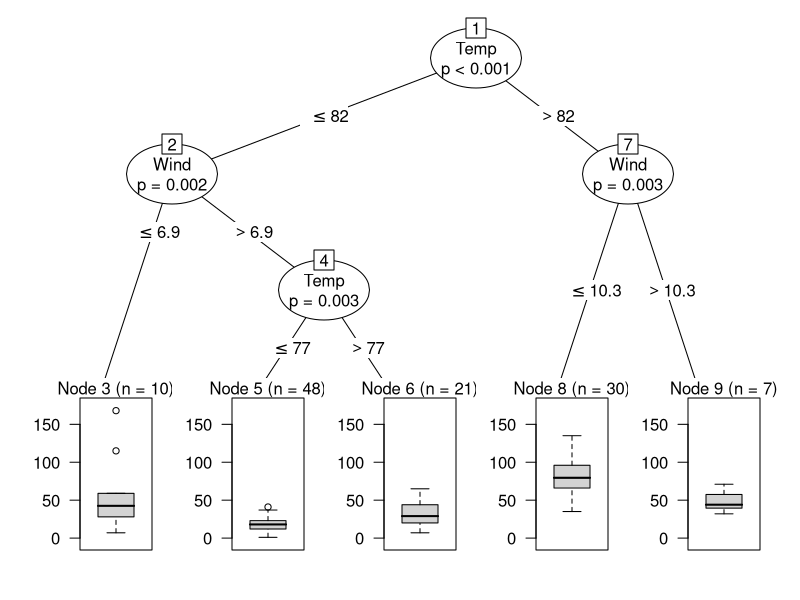
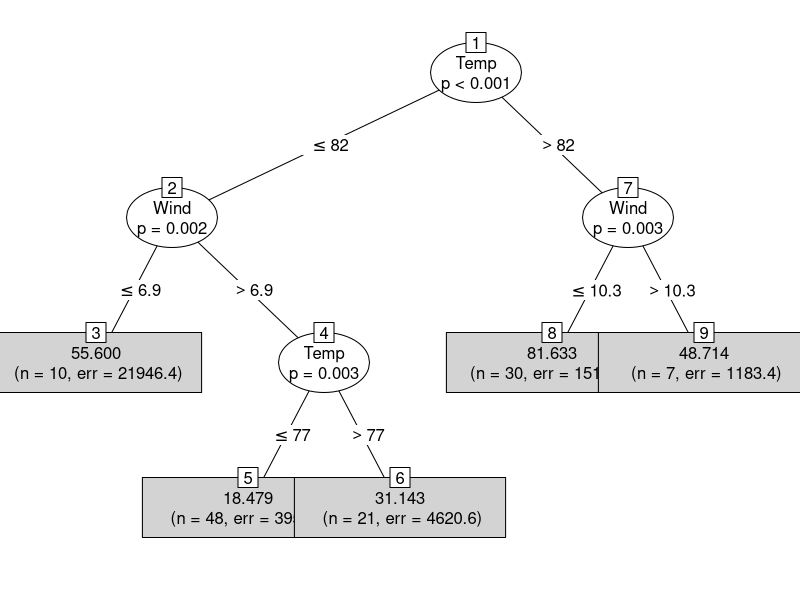
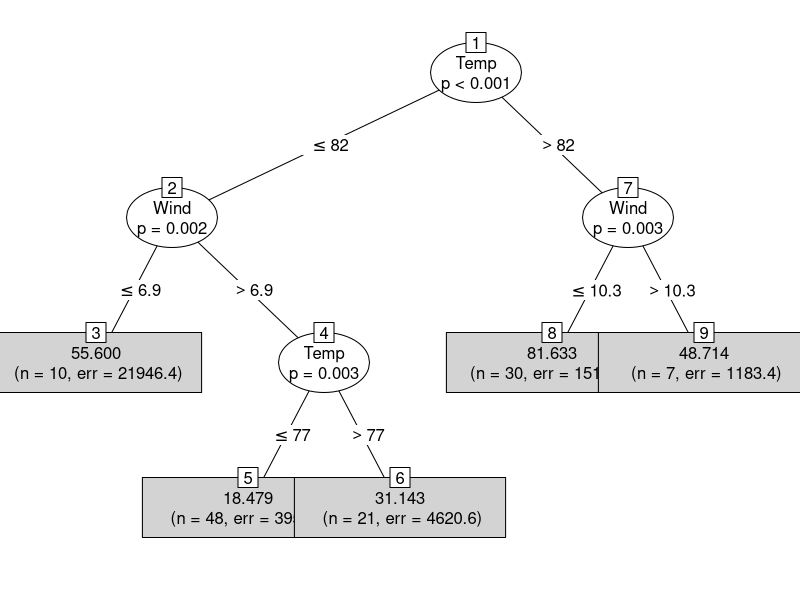
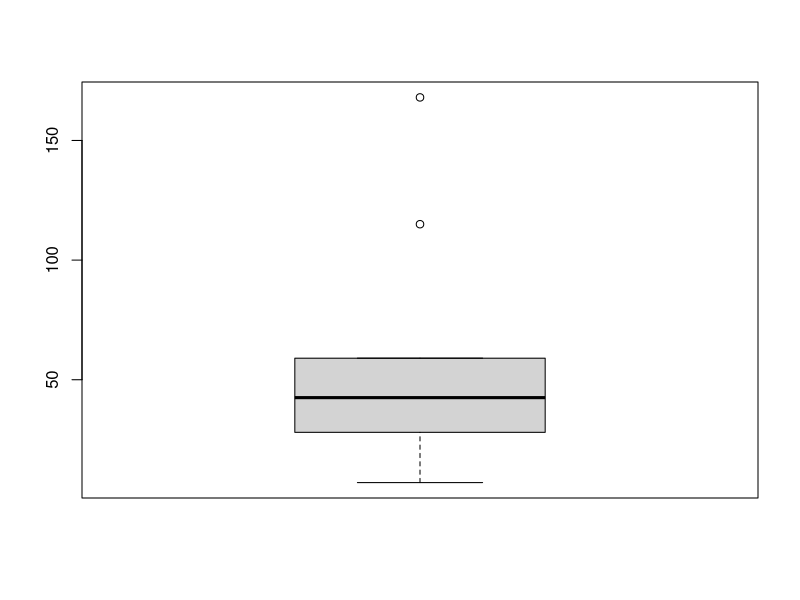
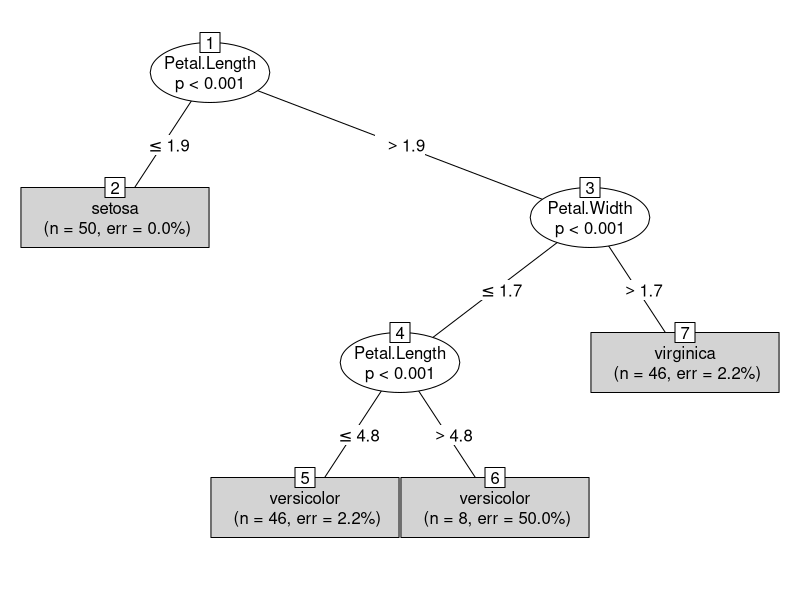
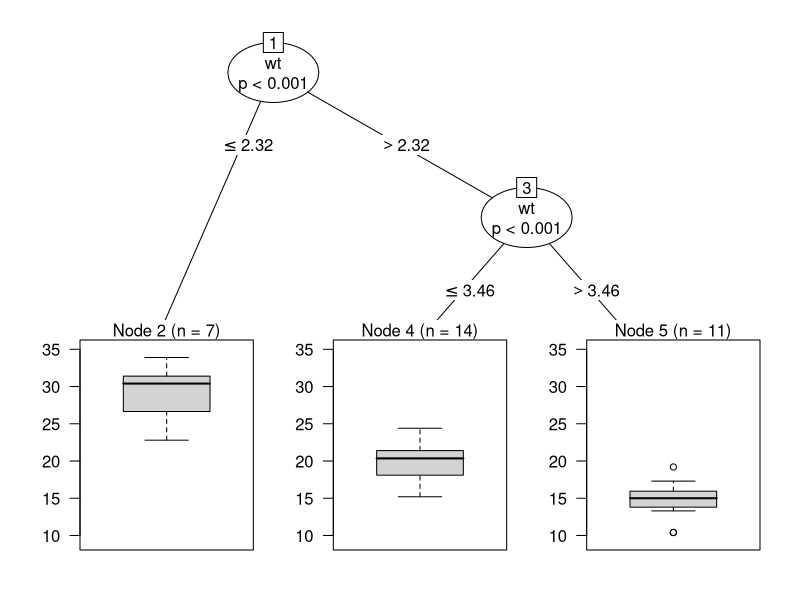

Reproduce these figures in R, in order.
#Decision Tree 2
#libraries - partykit, strucchange

#ctree - Classification and Regression
library(partykit) # use this to model, can also use party but that will give different output
?airquality
head(airquality)
sum(is.na(airquality)) 
summary(airquality)
### regression----
airq <- subset(airquality, !is.na(Ozone))
sum(is.na(airq)) 
summary(airq)
airct <- ctree(Ozone ~ ., data = airq)
airct  
plot(airct)
plot(airct, type='simple')
plot(as.simpleparty(airct))   #when partykit is used to model

library("strucchange")
strucchange::sctest(airct, node = 1)
strucchange::sctest(airct, node = c(2,7,4,9))

df1 = airq[airq$Temp <= 82 & airq$Wind <= 6.9, ]
head(df1)

boxplot(df1$Ozone)
(ndata = airq[3,])
predict(airct, newdata = ndata)

predict(airct)
mean((airq$Ozone - predict(airct))^2)  #error
nodeids(airct,2)
nodeids(airct)
nodeids(airct, terminal=T)
nodeids(airct, from=2, terminal=T)
nodeids(airct,1,5)

range(airq$Ozone)
#party
#party::ctree(Ozone ~ ., data = airq)
head(iris)
table(iris$Species)
library(partykit)
### classification ---
irisct <- partykit::ctree(Species ~ .,data = iris)
irisct
plot(irisct, type='simple')
strucchange::sctest(irisct, node = 1)
strucchange::sctest(irisct, node = c(2,3,4))
#7 not significant
nodeapply(irisct, ids = nodeids(irisct), function(n) info_node(n)$p.value)




table(predict(irisct), iris$Species)
### estimated class probabilities, a list
iris[1:10,]
(tr <- predict(irisct, newdata = iris[1:10,], type = "prob"))
(tr <- predict(irisct, newdata = iris, type = "prob"))

(tr2 <- predict(irisct, newdata = iris[1:10,], type = "response"))
head(iris)


summary(lm(mpg ~ wt + hp, data=mtcars))
mtctree = ctree(mpg ~ wt + hp, data=mtcars)
mtctree
plot(mtctree)



#Me
